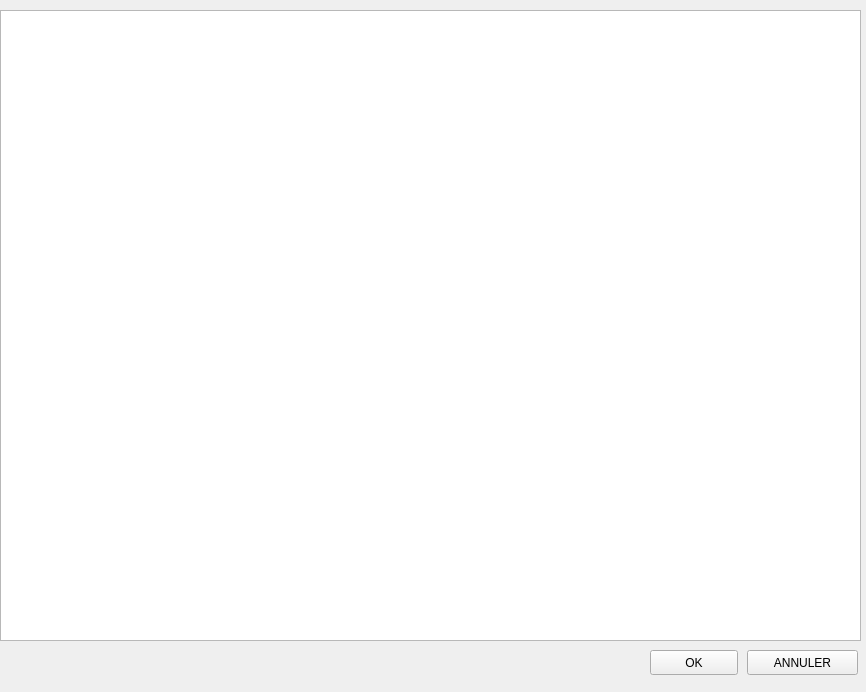
<?xml version="1.0" encoding="UTF-8"?>
<ui version="4.0">
 <class>FormTableITK</class>
 <widget class="QWidget" name="FormTableITK">
  <property name="geometry">
   <rect>
    <x>0</x>
    <y>0</y>
    <width>866</width>
    <height>692</height>
   </rect>
  </property>
  <property name="windowTitle">
   <string>Form</string>
  </property>
  <widget class="QTableView" name="tableView">
   <property name="geometry">
    <rect>
     <x>0</x>
     <y>10</y>
     <width>861</width>
     <height>631</height>
    </rect>
   </property>
  </widget>
  <widget class="QPushButton" name="pushButton">
   <property name="geometry">
    <rect>
     <x>650</x>
     <y>650</y>
     <width>88</width>
     <height>25</height>
    </rect>
   </property>
   <property name="text">
    <string>OK</string>
   </property>
   <property name="icon">
    <iconset theme="document-save">
     <normaloff>.</normaloff>.</iconset>
   </property>
  </widget>
  <widget class="QPushButton" name="pushButton_2">
   <property name="geometry">
    <rect>
     <x>747</x>
     <y>650</y>
     <width>111</width>
     <height>25</height>
    </rect>
   </property>
   <property name="text">
    <string>ANNULER</string>
   </property>
   <property name="icon">
    <iconset theme="document-revert">
     <normaloff>.</normaloff>.</iconset>
   </property>
  </widget>
 </widget>
 <resources/>
 <connections/>
</ui>
